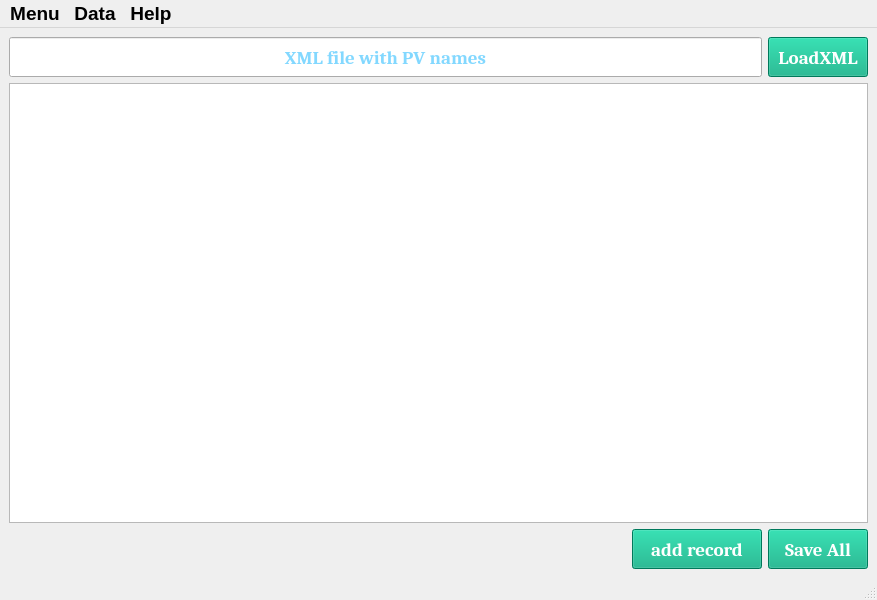
<?xml version="1.0" encoding="UTF-8"?>
<ui version="4.0">
 <class>MainWindow</class>
 <widget class="QMainWindow" name="MainWindow">
  <property name="geometry">
   <rect>
    <x>0</x>
    <y>0</y>
    <width>877</width>
    <height>600</height>
   </rect>
  </property>
  <property name="windowTitle">
   <string>MainWindow</string>
  </property>
  <widget class="QWidget" name="centralwidget">
   <layout class="QGridLayout" name="gridLayout">
    <item row="0" column="0">
     <layout class="QVBoxLayout" name="verticalLayout">
      <item>
       <layout class="QHBoxLayout" name="horizontalLayout_2">
        <item>
         <widget class="QLineEdit" name="XML_file_txt">
          <property name="minimumSize">
           <size>
            <width>260</width>
            <height>40</height>
           </size>
          </property>
          <property name="maximumSize">
           <size>
            <width>16777215</width>
            <height>40</height>
           </size>
          </property>
          <property name="palette">
           <palette>
            <active>
             <colorrole role="Text">
              <brush brushstyle="SolidPattern">
               <color alpha="255">
                <red>8</red>
                <green>177</green>
                <blue>255</blue>
               </color>
              </brush>
             </colorrole>
            </active>
            <inactive>
             <colorrole role="Text">
              <brush brushstyle="SolidPattern">
               <color alpha="255">
                <red>0</red>
                <green>0</green>
                <blue>0</blue>
               </color>
              </brush>
             </colorrole>
            </inactive>
            <disabled>
             <colorrole role="Text">
              <brush brushstyle="SolidPattern">
               <color alpha="255">
                <red>120</red>
                <green>120</green>
                <blue>120</blue>
               </color>
              </brush>
             </colorrole>
            </disabled>
           </palette>
          </property>
          <property name="font">
           <font>
            <family>Cambria</family>
            <pointsize>14</pointsize>
            <bold>true</bold>
           </font>
          </property>
          <property name="text">
           <string/>
          </property>
          <property name="alignment">
           <set>Qt::AlignCenter</set>
          </property>
          <property name="placeholderText">
           <string>XML file with PV names</string>
          </property>
         </widget>
        </item>
        <item>
         <widget class="QPushButton" name="Load_pvxml_btn">
          <property name="sizePolicy">
           <sizepolicy hsizetype="Fixed" vsizetype="Fixed">
            <horstretch>0</horstretch>
            <verstretch>0</verstretch>
           </sizepolicy>
          </property>
          <property name="minimumSize">
           <size>
            <width>100</width>
            <height>40</height>
           </size>
          </property>
          <property name="maximumSize">
           <size>
            <width>100</width>
            <height>40</height>
           </size>
          </property>
          <property name="font">
           <font>
            <family>Cambria</family>
            <pointsize>14</pointsize>
            <bold>true</bold>
           </font>
          </property>
          <property name="styleSheet">
           <string notr="true">QPushButton{background-color: rgb(0, 170, 127);selection-color: rgb(255, 85, 127);
color: rgb(255, 255, 255);}

QPushButton:hover{background-color:rgb(0, 170, 255);}

QPushButton:pressed{background-color:rgb(255, 91, 58);}</string>
          </property>
          <property name="text">
           <string>LoadXML</string>
          </property>
         </widget>
        </item>
       </layout>
      </item>
      <item>
       <widget class="QTableView" name="TableView">
        <property name="palette">
         <palette>
          <active>
           <colorrole role="Text">
            <brush brushstyle="SolidPattern">
             <color alpha="255">
              <red>0</red>
              <green>170</green>
              <blue>255</blue>
             </color>
            </brush>
           </colorrole>
          </active>
          <inactive>
           <colorrole role="Text">
            <brush brushstyle="SolidPattern">
             <color alpha="255">
              <red>0</red>
              <green>0</green>
              <blue>0</blue>
             </color>
            </brush>
           </colorrole>
          </inactive>
          <disabled>
           <colorrole role="Text">
            <brush brushstyle="SolidPattern">
             <color alpha="255">
              <red>120</red>
              <green>120</green>
              <blue>120</blue>
             </color>
            </brush>
           </colorrole>
          </disabled>
         </palette>
        </property>
        <property name="font">
         <font>
          <family>Arial</family>
          <pointsize>12</pointsize>
          <bold>true</bold>
         </font>
        </property>
       </widget>
      </item>
      <item>
       <layout class="QHBoxLayout" name="horizontalLayout">
        <item>
         <spacer name="horizontalSpacer_2">
          <property name="orientation">
           <enum>Qt::Horizontal</enum>
          </property>
          <property name="sizeHint" stdset="0">
           <size>
            <width>428</width>
            <height>20</height>
           </size>
          </property>
         </spacer>
        </item>
        <item>
         <widget class="QPushButton" name="Add_record_btn">
          <property name="sizePolicy">
           <sizepolicy hsizetype="Fixed" vsizetype="Fixed">
            <horstretch>0</horstretch>
            <verstretch>0</verstretch>
           </sizepolicy>
          </property>
          <property name="minimumSize">
           <size>
            <width>130</width>
            <height>40</height>
           </size>
          </property>
          <property name="maximumSize">
           <size>
            <width>100</width>
            <height>40</height>
           </size>
          </property>
          <property name="font">
           <font>
            <family>Cambria</family>
            <pointsize>14</pointsize>
            <bold>true</bold>
           </font>
          </property>
          <property name="styleSheet">
           <string notr="true">QPushButton{background-color: rgb(0, 170, 127);selection-color: rgb(255, 85, 127);
color: rgb(255, 255, 255);}

QPushButton:hover{background-color:rgb(0, 170, 255);}

QPushButton:pressed{background-color:rgb(255, 91, 58);}</string>
          </property>
          <property name="text">
           <string>add record</string>
          </property>
         </widget>
        </item>
        <item>
         <widget class="QPushButton" name="Save_all_btn">
          <property name="sizePolicy">
           <sizepolicy hsizetype="Fixed" vsizetype="Fixed">
            <horstretch>0</horstretch>
            <verstretch>0</verstretch>
           </sizepolicy>
          </property>
          <property name="minimumSize">
           <size>
            <width>100</width>
            <height>40</height>
           </size>
          </property>
          <property name="maximumSize">
           <size>
            <width>100</width>
            <height>40</height>
           </size>
          </property>
          <property name="font">
           <font>
            <family>Cambria</family>
            <pointsize>14</pointsize>
            <bold>true</bold>
           </font>
          </property>
          <property name="styleSheet">
           <string notr="true">QPushButton{background-color: rgb(0, 170, 127);selection-color: rgb(255, 85, 127);
color: rgb(255, 255, 255);}

QPushButton:hover{background-color:rgb(0, 170, 255);}

QPushButton:pressed{background-color:rgb(255, 91, 58);}</string>
          </property>
          <property name="text">
           <string>Save All</string>
          </property>
         </widget>
        </item>
       </layout>
      </item>
     </layout>
    </item>
   </layout>
  </widget>
  <widget class="QMenuBar" name="menubar">
   <property name="geometry">
    <rect>
     <x>0</x>
     <y>0</y>
     <width>877</width>
     <height>31</height>
    </rect>
   </property>
   <property name="font">
    <font>
     <pointsize>14</pointsize>
     <bold>true</bold>
    </font>
   </property>
   <widget class="QMenu" name="menuMenu">
    <property name="title">
     <string>Menu</string>
    </property>
   </widget>
   <widget class="QMenu" name="menuData">
    <property name="title">
     <string>Data</string>
    </property>
   </widget>
   <widget class="QMenu" name="menuHelp">
    <property name="title">
     <string>Help</string>
    </property>
   </widget>
   <addaction name="menuMenu"/>
   <addaction name="menuData"/>
   <addaction name="menuHelp"/>
  </widget>
  <widget class="QStatusBar" name="statusbar"/>
 </widget>
 <resources/>
 <connections/>
</ui>
